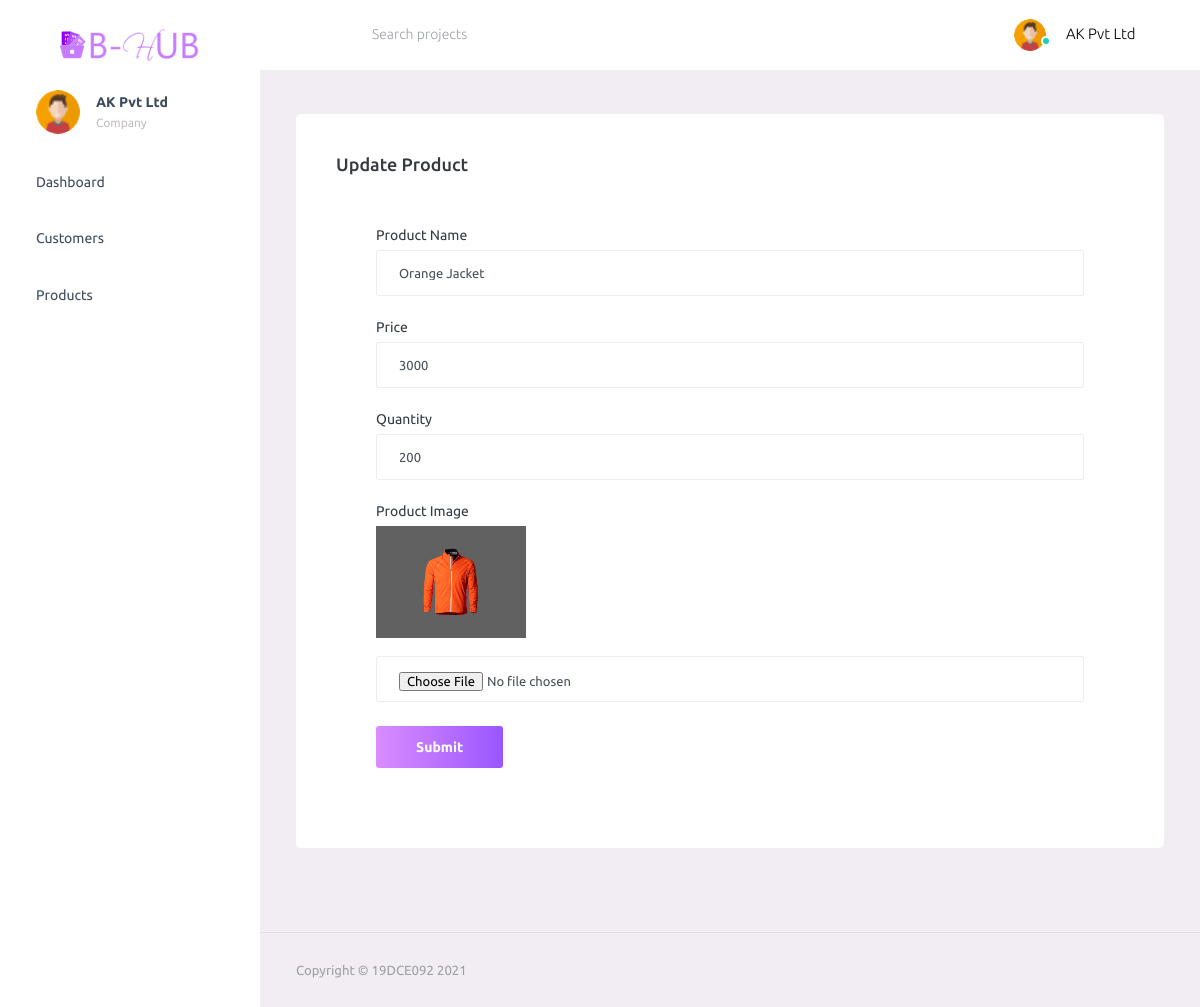
/updateproduct/10 (signed in), run on the app's committed database.
### app1/models.py (models this page shows, shortened)
class Company_Details(models.Model):
    company_name = models.CharField(default="",blank=True,null=True,max_length=250)
    company_email = models.EmailField(default="",blank=True,null=True,max_length=250)
    company_number = models.PositiveIntegerField(default=0,blank=True,null=True)
    company_address = models.TextField(default="")
    company_password = models.CharField(default="",blank=True,null=True,max_length=250)
    company_regdate = models.DateField(auto_now=True,blank=True,null=True)
    company_profile = models.ImageField(upload_to="CompanyProfile/",default="",blank=True,null=True,max_length=300)

class Company_products(models.Model):
    comp = models.ForeignKey('Company_Details',on_delete=models.CASCADE,blank=True,null=True)
    product_price = models.PositiveIntegerField(default=0,blank=True,null=True)
    product_name = models.CharField(default="",blank=True,null=True,max_length=400)
    product_quantity = models.PositiveIntegerField(default=0,blank=True,null=True)
    product_img = models.ImageField(upload_to="ProductImage/",default=" ",blank=True,null=True,max_length=300)

### app1/views.py (the view, shortened to what this page needs)
# urls.py: path('updateproduct/<int:id>',update_product,name='updateproduct'),
def update_product(request,id):
    if 'comp_user' in request.session.keys():
        user = Company_Details.objects.get(id = int( request.session['comp_user']))
        prod = Company_products.objects.get(id = id)
        return render(request,'dashboard/updateproducts.html',{'USER':user,'prod':prod})
    else:
         return redirect('login')

### app1/templates/dashboard/updateproducts.html (shortened to what this page needs)
{% extends 'base/dashboardbase.html' %}
{% load static %}
{% block maincontent %}
<div class="content-wrapper">
                    <div class="row">
                        <div class="col-12 grid-margin">
                            <div class="card">
                                <div class="card-body">
                                    <h4 class="card-title"> Update Product </h4>
                                    <div class="card-body">
                                        <form class="forms-sample" method="post" enctype="multipart/form-data">
                                            <div class="form-group">
                                                <label for="exampleInputUsername1">Product Name</label>
                                                <input type="text" class="form-control" name="name" id="exampleInputUsername1" value="{{ prod.product_name }}">
                                            </div>
                                            <div class="form-group">
                                                <label for="exampleInputEmail1">Price</label>
                                                <input type="number" class="form-control" name="price" id="exampleInputEmail1" value="{{ prod.product_price }}">
                                            </div>
                                            <div class="form-group">
                                                <label for="exampleInputMobile">Quantity</label>
                                                <input type="number" class="form-control" name="quantity" id="exampleInputMobile" value="{{ prod.product_quantity }}">
                                            </div>
                                            <div class="form-group">
                                                <label for="exampleInputEmail1">Product Image </label>
                                                {% if prod.product_img %}
                                                <br>
                                                <img src={{ prod.product_img.url }} class="mr-2" width="150px">
                                                <br><br>
                                                {% endif %}
                                                <input type="file" class="form-control" name="pimg" id="exampleInputEmail1" placeholder="Product Image">
                                            </div>
                                            <button type="submit" class="btn btn-gradient-primary mr-2">Submit</button>
                                        </form>
                                    </div>
                                </div>
                            </div>
                        </div>
                    </div>
                </div>
{% endblock maincontent %}

### app1/templates/base/dashboardbase.html (shortened to what this page needs)
{% load static %}
<!DOCTYPE html>
<html lang="en">
<head>
    <link rel="stylesheet" href="{% static 'dashboard/vendors/mdi/css/materialdesignicons.min.css' %}">
    <link rel="stylesheet" href="{% static 'dashboard/vendors/css/vendor.bundle.base.css' %}">
    <link rel="stylesheet" href="{% static 'dashboard/css/style.css' %}">
    <link rel="stylesheet" href="{% static 'dashboard/css/customstyle.css' %}">
</head>
<body>
    <div class="container-scroller">
        <nav class="navbar default-layout-navbar col-lg-12 col-12 p-0 fixed-top d-flex flex-row">
            <div class="text-center navbar-brand-wrapper d-flex align-items-center justify-content-center">
                <a class="navbar-brand brand-logo" href="{% url 'dashboard' %}"><img src="{% static 'dashboard/images/Group 13.svg' %}" alt="logo" /></a>
            </div>
            <div class="navbar-menu-wrapper d-flex align-items-stretch">
                <button class="navbar-toggler navbar-toggler align-self-center" type="button" data-toggle="minimize">
            <span class="mdi mdi-menu"></span>
          </button>
                <div class="search-field d-none d-md-block">
                    <form class="d-flex align-items-center h-100" action="#">
                        <div class="input-group">
                            <div class="input-group-prepend bg-transparent">
                                <i class="input-group-text border-0 mdi mdi-magnify"></i>
                            </div>
                            <input type="text" class="form-control bg-transparent border-0" placeholder="Search projects">
                        </div>
                    </form>
                </div>
                <ul class="navbar-nav navbar-nav-right">
                    <li class="nav-item nav-profile dropdown">
                        <a class="nav-link dropdown-toggle" id="profileDropdown" href="#" data-toggle="dropdown" aria-expanded="false">
                            <div class="nav-profile-img">
                            {% if USER.company_profile  %}
                                <img src={{ USER.company_profile.url }} alt="image">
                            {% else %}
                                <img alt="image">
                            {% endif %}
                                <span class="availability-status online"></span>
                            </div>
                            <div class="nav-profile-text">
                                <p class="mb-1 text-black">{{ USER.company_name }}</p>
                            </div>
                        </a>
                    </li>
                </ul>
            </div>
        </nav>
        <div class="container-fluid page-body-wrapper">
            <nav class="sidebar sidebar-offcanvas" id="sidebar">
                <ul class="nav">
                    <li class="nav-item nav-profile">
                        <a href="{% url 'error500' %}" class="nav-link">
                            <div class="nav-profile-image">
                            {% if USER.company_profile %}
                            <img src={{ USER.company_profile.url }} alt="profile">
                            {% else %}
                            <img alt="profile">
                            {% endif %}
                            </div>
                            <div class="nav-profile-text d-flex flex-column">
                                <span class="font-weight-bold mb-2"> {{ USER.company_name }} </span>
                                <span class="text-secondary text-small">Company</span>
                            </div>
                            <i class="ml-2 mdi mdi-bookmark-check text-success nav-profile-badge"></i>
                        </a>
                    </li>
                    <li class="nav-item">
                        <a class="nav-link" href="{% url 'dashboard' %}">
                            <span class="menu-title">Dashboard</span>
                            <i class="mdi mdi-home menu-icon"></i>
                        </a>
                    </li>
                    <li class="nav-item">
                        <a class="nav-link" href="{% url 'customer' %}">
                            <span class="menu-title">Customers</span>
                            <i class="mdi mdi-account-multiple menu-icon"></i>
                        </a>
                    </li>
                    <li class="nav-item">
                        <a class="nav-link" href="{% url 'products' %}">
                            <span class="menu-title">Products</span>
                            <i class="mdi mdi-basket menu-icon"></i>
                        </a>
                    </li>
                </ul>
            </nav>
            <div class="main-panel">
                {% block maincontent %}
                {% endblock maincontent %}
                <footer class="footer">
                    <div class="container-fluid clearfix">
                        <span class="text-muted d-block text-center text-sm-left d-sm-inline-block">Copyright © 19DCE092 2021</span>
                    </div>
                </footer>
            </div>
        </div>
    </div>
</body>
</html>

### data on the page
Company_Details: company_profile (picture), company_name "AK Pvt Ltd"
Company_products: name "Orange Jacket", price "3000", quantity "200", product_img (picture)
